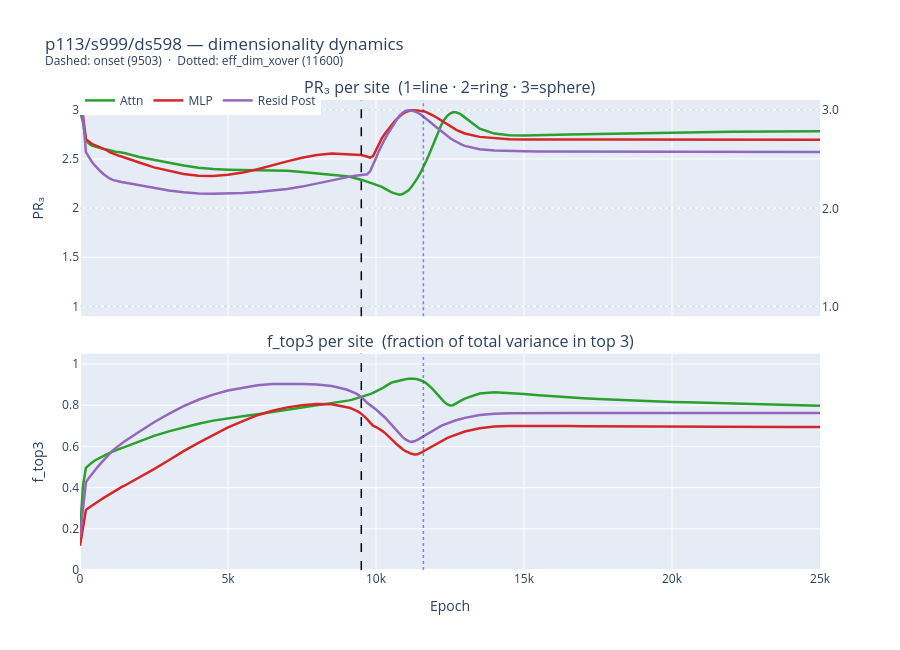

This figure's notebook cell:
### Markdown cell above
## Cell 2: PR₃ and f_top3 Timeseries — Single Variant

PR₃ (top) and f_top3 (bottom) per site on a shared epoch axis.

Reference lines at PR₃ = 1 (line), 2 (ring), 3 (sphere).

Look for:
- Transient excursions in PR₃ away from 2 (expansion toward 3 or compression toward 1)
- Whether f_top3 moves with PR₃ (expansion within top 3) or inversely (leaking into noise)

### Code cell
FOCUS = 'p113/s999/ds598'
focus_v = next(v for v in VARIANTS if v['label'] == FOCUS)
s   = repr_data[FOCUS]
m   = dim_metrics[FOCUS]
epochs = s['epochs'].tolist()

fig = make_subplots(rows=2, cols=1, shared_xaxes=True, vertical_spacing=0.08,
                    subplot_titles=['PR₃ per site  (1=line · 2=ring · 3=sphere)',
                                    'f_top3 per site  (fraction of total variance in top 3)'])

for site in SITES:
    color = SITE_COLORS[site]
    label = SITE_LABELS[site]
    pr3   = m[site]['pr3'].tolist()
    ft    = m[site]['f_top3'].tolist()

    fig.add_trace(go.Scatter(x=epochs, y=pr3, mode='lines', name=label,
                             legendgroup=site, showlegend=True,
                             line=dict(color=color, width=2.5),
                             hovertemplate=f'{label}<br>Epoch %{{x}}<br>PR₃: %{{y:.3f}}<extra></extra>'),
                  row=1, col=1)
    fig.add_trace(go.Scatter(x=epochs, y=ft, mode='lines', name=label,
                             legendgroup=site, showlegend=False,
                             line=dict(color=color, width=2.5),
                             hovertemplate=f'{label}<br>Epoch %{{x}}<br>f_top3: %{{y:.3f}}<extra></extra>'),
                  row=2, col=1)

# Reference lines at PR₃ = 1, 2, 3
for y_val, label_txt in [(1.0, 'line'), (2.0, 'ring'), (3.0, 'sphere')]:
    fig.add_hline(y=y_val, row=1, col=1,
                  line=dict(color='rgba(0,0,0,0.15)', dash='dot', width=1),
                  annotation_text=y_val, annotation_position='right')

onset    = focus_v['onset']
eff_xover = focus_v['eff_xover']
for row in [1, 2]:
    if onset > 0:
        fig.add_vline(x=onset, line=dict(color='black', dash='dash', width=1.5), row=row, col=1)
    if eff_xover > 0:
        fig.add_vline(x=eff_xover, line=dict(color='rgba(60,60,210,0.6)', dash='dot', width=1.5), row=row, col=1)

fig.update_yaxes(title_text='PR₃', range=[0.9, 3.1], row=1, col=1)
fig.update_yaxes(title_text='f_top3', range=[0, 1.05], row=2, col=1)
fig.update_xaxes(title_text='Epoch', row=2, col=1)
fig.update_layout(
    title=f'{FOCUS} — dimensionality dynamics<br>'
          f'<sup>Dashed: onset ({onset})  ·  Dotted: eff_dim_xover ({eff_xover})</sup>',
    height=650, legend=dict(orientation='h', y=1.03),
)
fig.show()
